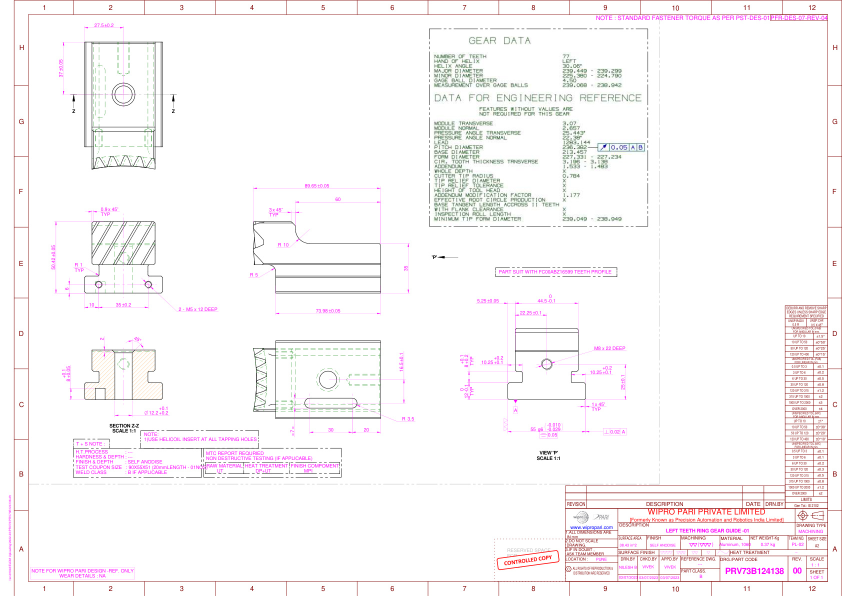
#> input picture a.jpg, 1684 x 1191 px (shown at 1/2 size)
$ python -i preprocessor.py   (imports and definitions only)
#> lines starting #> are read from the running program, lines starting #| are printed output that depends on the picture
### config.py
# config.py — Central Configuration v2.1
import os

# ══════════════════════════════════════
# DIRECTORIES
# ══════════════════════════════════════
BASE_DIR     = os.path.dirname(os.path.abspath(__file__))
UPLOAD_DIR   = os.path.join(BASE_DIR, "uploads")
IMAGE_DIR    = os.path.join(BASE_DIR, "images")
VERSION_DIR  = os.path.join(BASE_DIR, "versions")
REPORT_DIR   = os.path.join(BASE_DIR, "reports")
DATABASE_DIR = os.path.join(BASE_DIR, "database")
TEMP_DIR     = os.path.join(BASE_DIR, "temp")

for folder in [UPLOAD_DIR, IMAGE_DIR, VERSION_DIR,
               REPORT_DIR, DATABASE_DIR, TEMP_DIR]:
    os.makedirs(folder, exist_ok=True)

# ══════════════════════════════════════
# IMAGE SETTINGS
# ══════════════════════════════════════
IMAGE_DPI     = 220
TARGET_WIDTH  = 1920
TARGET_HEIGHT = 1440
TARGET_SIZE   = (TARGET_WIDTH, TARGET_HEIGHT)

# ══════════════════════════════════════
# PREPROCESSING
# ══════════════════════════════════════
CONTRAST_FACTOR = 1.5
NOISE_KERNEL    = (3, 3)
THRESHOLD_VALUE = 25

# ══════════════════════════════════════
# ROI — Drawing Area Only
# Excludes title block from comparison
# Right ~20% = title block (drawing no, rev, dates)
# Bottom ~22% = notes and title block
# ══════════════════════════════════════
ROI_X1_PCT = 0.01   # left start
ROI_X2_PCT = 0.80   # right end  (exclude title block)
ROI_Y1_PCT = 0.01   # top start
ROI_Y2_PCT = 0.78   # bottom end (exclude notes block)

# ══════════════════════════════════════
# OBJECT DETECTION
# ══════════════════════════════════════
MIN_CONTOUR_AREA  = 800
MAX_CONTOUR_AREA  = 900000
ORB_FEATURES      = 5000
GOOD_MATCH_RATIO  = 0.25

# ══════════════════════════════════════
# OBJECT MATCHING
# ══════════════════════════════════════
AREA_TOLERANCE          = 0.35
SHAPE_SIMILARITY_THRESH = 0.78
POSITION_IGNORE         = True

# ══════════════════════════════════════
# CHANGE DETECTION THRESHOLDS
# ══════════════════════════════════════
VERY_SIMILAR_THRESHOLD = 95
MODERATE_THRESHOLD     = 80

# ══════════════════════════════════════
# BALLOON DETECTION
# FIX: Lowered circularity to 0.72
# so imperfect callout circles with
# leader lines are correctly filtered
# Raised min radius to 14 to skip
# tiny line intersection artifacts
# ══════════════════════════════════════
BALLOON_MIN_RADIUS  = 14
BALLOON_MAX_RADIUS  = 55
BALLOON_CIRCULARITY = 0.72

# ══════════════════════════════════════
# DIMENSION DETECTION
# FIX: Raised DIM_LINE_MIN_LENGTH 30→70
# At 30px every scan artifact and short
# hatch line was counted as dimension
# Engineering dim lines are 50-80px min
# ══════════════════════════════════════
DIM_LINE_MIN_LENGTH = 70
DIM_TEXT_MARGIN     = 45

# ══════════════════════════════════════
# AI SETTINGS
# ══════════════════════════════════════
AI_MODEL    = "claude-sonnet-4-5"
AI_ENABLED  = True

# ══════════════════════════════════════
# REPORT SETTINGS
# ══════════════════════════════════════
REPORT_FORMAT = "jpg"
REPORT_DPI    = 150

# ══════════════════════════════════════
# SYSTEM INFO
# ══════════════════════════════════════
SYSTEM_NAME = "Engineering Drawing Comparison System"
VERSION     = "2.1.0"
COMPANY     = "Wipro Pari Private Limited"
AUTHOR      = "Trivim Internship"

# ══════════════════════════════════════
# TOOLS
# ══════════════════════════════════════
TESSERACT_CMD = r"C:\Program Files\Tesseract-OCR\tesseract.exe"
POPPLER_PATH  = r"C:\Users\Pranita\Downloads\Release-25.12.0-0\poppler-25.12.0\Library\bin"

# ══════════════════════════════════════
# VERSION SETTINGS
# ══════════════════════════════════════
VERSION_PREFIX = "v"

# ══════════════════════════════════════
# OCR SETTINGS
# ══════════════════════════════════════
OCR_LANGUAGE = "eng"
OCR_CONFIG   = "--psm 6"

print(f"{SYSTEM_NAME} v{VERSION}")
print(f"Company  : {COMPANY}")
print("Folders  : Ready [OK]")

### preprocessor.py
# preprocessor.py — v3.0
# Adaptive preprocessing that works on ANY diagram type:
# - Engineering drawings (CAD, blue/white, black/white)
# - Architectural drawings
# - Schematics and circuit diagrams
# - Scanned documents (yellowed, low contrast)
# - Photos of drawings (variable lighting)

import cv2
import numpy as np
from PIL import Image, ImageEnhance
import os
import logging
from config import (
    TARGET_SIZE, CONTRAST_FACTOR, IMAGE_DIR
)

logger = logging.getLogger(__name__)


class ImagePreprocessor:

    def __init__(self):
        logger.info("ImagePreprocessor v3.0 initialized")

    # ──────────────────────────────────────
    # LOAD
    # ──────────────────────────────────────
    def load_image(self, image_path):
        try:
            if not os.path.exists(image_path):
                logger.error(f"Image not found: {image_path}")
                return None
            img = cv2.imread(image_path)
            if img is None:
                logger.error(f"Cannot read: {image_path}")
                return None
            logger.info(f"Loaded: {os.path.basename(image_path)} {img.shape}")
            return img
        except Exception as e:
            logger.error(f"Load error: {e}")
            return None

    # ──────────────────────────────────────
    # RESIZE
    # ──────────────────────────────────────
    def resize(self, image, size=TARGET_SIZE):
        try:
            if image is None:
                return None
            return cv2.resize(image, size, interpolation=cv2.INTER_LANCZOS4)
        except Exception as e:
            logger.error(f"Resize error: {e}")
            return None

    # ──────────────────────────────────────
    # GRAYSCALE
    # ──────────────────────────────────────
    def to_grayscale(self, image):
        try:
            if image is None:
                return None
            if len(image.shape) == 2:
                return image
            return cv2.cvtColor(image, cv2.COLOR_BGR2GRAY)
        except Exception as e:
            logger.error(f"Grayscale error: {e}")
            return None

    # ──────────────────────────────────────
    # DETECT DIAGRAM TYPE
    # ──────────────────────────────────────
    def detect_diagram_type(self, gray):
        """
        Automatically detects what kind of diagram this is
        so preprocessing parameters can be tuned accordingly.

        Returns: "cad_white", "cad_dark", "scanned",
                 "photo", "blueprint", "unknown"
        """
        if gray is None:
            return "unknown"

        mean_val  = float(np.mean(gray))
        std_val   = float(np.std(gray))
        dark_pct  = float(np.sum(gray < 50)  / gray.size * 100)
        light_pct = float(np.sum(gray > 200) / gray.size * 100)

        # Blueprint: dark background, light lines
        if mean_val < 80 and light_pct < 30:
            return "blueprint"

        # CAD white: mostly white background, thin dark lines
        if light_pct > 70 and dark_pct < 10:
            return "cad_white"

        # Scanned: medium gray background, moderate contrast
        if 100 < mean_val < 180 and std_val < 60:
            return "scanned"

        # Photo: high variance, mixed tones
        if std_val > 70:
            return "photo"

        # CAD dark or unknown
        if mean_val < 120:
            return "cad_dark"

        return "cad_white"

    # ──────────────────────────────────────
    # ADAPTIVE CONTRAST ENHANCEMENT
    # ──────────────────────────────────────
    def enhance_contrast_adaptive(self, gray):
        """
        Adapts contrast enhancement to the diagram type.
        Uses CLAHE for scanned/photo, PIL enhance for CAD.
        This is the key fix for burn-out on light drawings
        and under-enhancement on dark ones.
        """
        if gray is None:
            return None

        dtype = self.detect_diagram_type(gray)
        logger.info(f"Diagram type detected: {dtype}")

        if dtype == "blueprint":
            # Invert so lines become dark, then CLAHE
            inv   = cv2.bitwise_not(gray)
            clahe = cv2.createCLAHE(clipLimit=2.0, tileGridSize=(8,8))
            return clahe.apply(inv)

        elif dtype == "scanned":
            # CLAHE works best for uneven scans
            clahe = cv2.createCLAHE(clipLimit=3.0, tileGridSize=(16,16))
            return clahe.apply(gray)

        elif dtype == "photo":
            # Strong CLAHE + normalize
            clahe   = cv2.createCLAHE(clipLimit=4.0, tileGridSize=(8,8))
            enhanced = clahe.apply(gray)
            return cv2.normalize(enhanced, None, 0, 255, cv2.NORM_MINMAX)

        elif dtype == "cad_white":
            # Mild enhancement — don't burn out
            pil_img  = Image.fromarray(gray)
            enhancer = ImageEnhance.Contrast(pil_img)
            enhanced = enhancer.enhance(1.3)   # was hardcoded 1.5
            return np.array(enhanced)

        else:
            # Default CLAHE
            clahe = cv2.createCLAHE(clipLimit=2.5, tileGridSize=(8,8))
            return clahe.apply(gray)

    # ──────────────────────────────────────
    # NOISE REMOVAL
    # ──────────────────────────────────────
    def remove_noise(self, image):
        """Light bilateral filter — preserves thin CAD lines."""
        try:
            if image is None:
                return None
            if len(image.shape) == 2:
                return cv2.bilateralFilter(
                    image, d=5, sigmaColor=35, sigmaSpace=35)
            b, g, r = cv2.split(image)
            b = cv2.bilateralFilter(b, 5, 35, 35)
            g = cv2.bilateralFilter(g, 5, 35, 35)
            r = cv2.bilateralFilter(r, 5, 35, 35)
            return cv2.merge([b, g, r])
        except Exception as e:
            logger.error(f"Noise removal error: {e}")
            return None

    # ──────────────────────────────────────
    # SHARPEN LINES
    # ──────────────────────────────────────
    def sharpen_lines(self, image):
        """Unsharp mask to restore thin stroke clarity after resize."""
        try:
            if image is None:
                return None
            gray  = self.to_grayscale(image) \
                if len(image.shape) == 3 else image
            blur  = cv2.GaussianBlur(gray, (0,0), sigmaX=1.2)
            sharp = cv2.addWeighted(gray, 1.4, blur, -0.4, 0)
            sharp = np.clip(sharp, 0, 255).astype(np.uint8)
            if len(image.shape) == 3:
                return cv2.cvtColor(sharp, cv2.COLOR_GRAY2BGR)
            return sharp
        except Exception as e:
            logger.error(f"Sharpen error: {e}")
            return image

    # ──────────────────────────────────────
    # NORMALIZE
    # ──────────────────────────────────────
    def normalize(self, image):
        try:
            if image is None:
                return None
            return cv2.normalize(image, None,
                                 alpha=0, beta=255,
                                 norm_type=cv2.NORM_MINMAX)
        except Exception as e:
            logger.error(f"Normalize error: {e}")
            return None

    # ──────────────────────────────────────
    # DESKEW
    # ──────────────────────────────────────
    def deskew(self, image):
        """Fix slightly tilted scanned drawings (up to ~5°)."""
        try:
            if image is None:
                return None
            gray  = self.to_grayscale(image)
            edges = cv2.Canny(gray, 50, 150, apertureSize=3)
            lines = cv2.HoughLines(edges, 1, np.pi/180, 200)
            if lines is None:
                return image
            angles = []
            for line in lines[:20]:
                rho, theta = line[0]
                angle = (theta * 180 / np.pi) - 90
                if abs(angle) < 45:
                    angles.append(angle)
            if not angles:
                return image
            median_angle = np.median(angles)
            if abs(median_angle) < 0.3:
                return image
            h, w   = image.shape[:2]
            center = (w//2, h//2)
            M      = cv2.getRotationMatrix2D(
                center, median_angle, 1.0)
            return cv2.warpAffine(
                image, M, (w, h),
                flags=cv2.INTER_LINEAR,
                borderMode=cv2.BORDER_REPLICATE)
        except Exception as e:
            logger.error(f"Deskew error: {e}")
            return image

    # ──────────────────────────────────────
    # AUTO BORDER CROP
    # ──────────────────────────────────────
    # [25 lines left out: function auto_crop_border, not called in this run]

    # ──────────────────────────────────────
    # FULL SINGLE-IMAGE PIPELINE
    # ──────────────────────────────────────
    def preprocess(self, image_path,
                   do_deskew=True,
                   do_denoise=True,
                   do_normalize=True):
        try:
            img = self.load_image(image_path)
            if img is None:
                return None
            img = self.resize(img)
            if do_deskew:
                img = self.deskew(img)
            if do_denoise:
                img = self.remove_noise(img)
            img = self.to_grayscale(img)
            if img is None:
                return None
            img = self.enhance_contrast_adaptive(img)
            img = self.sharpen_lines(img)
            if do_normalize:
                img = self.normalize(img)
            logger.info(f"Preprocessed: {os.path.basename(image_path)}")
            return img
        except Exception as e:
            logger.error(f"Preprocessing failed: {e}")
            return None

    # ──────────────────────────────────────
    # PAIR PIPELINE
    # ──────────────────────────────────────
    # [79 lines left out: function preprocess_pair, not called in this run]

>>> result = ImagePreprocessor().preprocess('a.jpg')
#> in load_image, img is the input picture: shape (1191, 1684, 3); mean B, G, R 247.9, 246.7, 249.7
#> in resize, `return cv2.resize(image, size, interpolation=cv2.INTER_LANCZOS4)`:
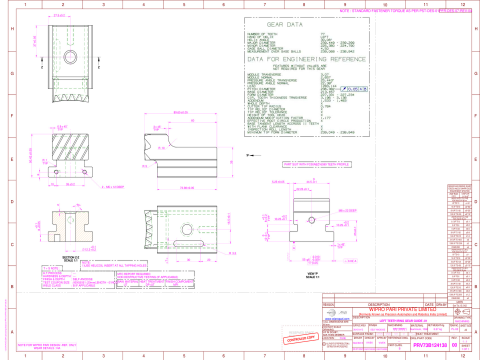
#> returned value: shape (1440, 1920, 3) (shown at 1/4 size); mean of channels 0, 1, 2 247.4, 246.1, 249.4; drawn as B, G, R
#> in to_grayscale, `return cv2.cvtColor(image, cv2.COLOR_BGR2GRAY)`:
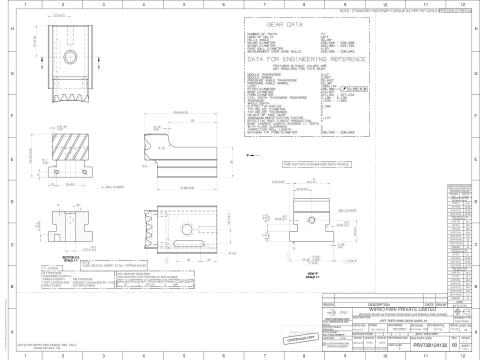
#> returned value: shape (1440, 1920) (shown at 1/4 size); min 0, max 255, mean 247.2
#> in deskew, `edges = cv2.Canny(gray, 50, 150, apertureSize=3)`:
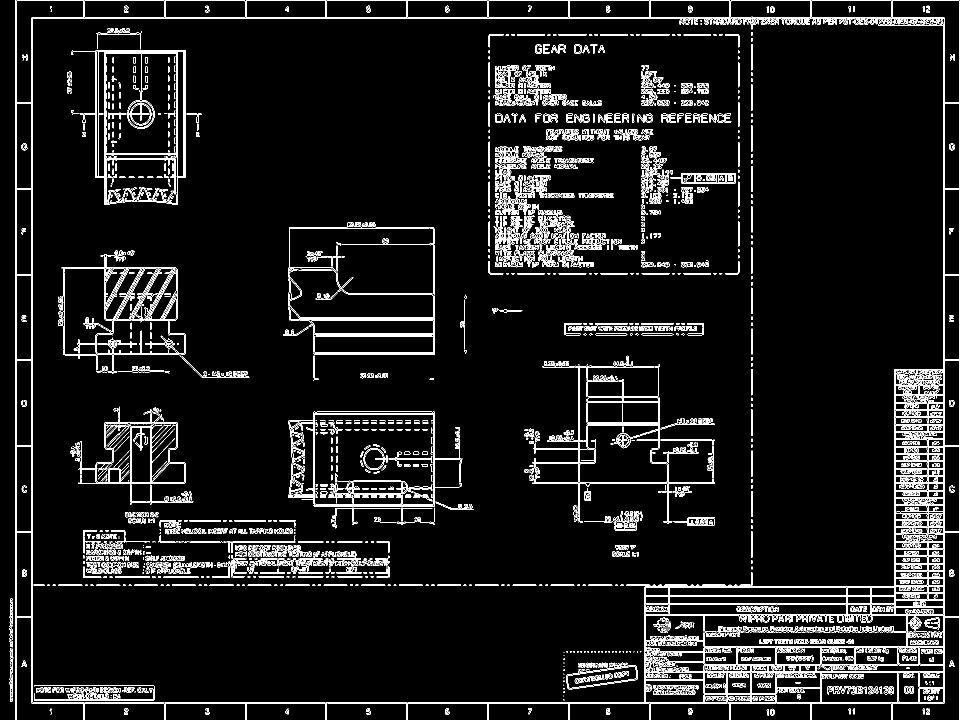
#> edges: shape (1440, 1920) (shown at 1/2 size); 6.1% white in thin lines or dots
#> in deskew, `lines = cv2.HoughLines(edges, 1, np.pi/180, 200)`: lines = 2006 rows, first 8: [1, 1.57], [34, 1.57], [1404, 1.57], [36, 1.57], [31, 0], [33, 0], [1918, 0], [65, 0]
#> the loop in deskew, `for line in lines[:20]:` made 20 passes
#> (rho, theta, angle) on passes 1 to 8: (1, 1.57, 2.5e-06), (34, 1.57, 2.5e-06), (1404, 1.57, 2.5e-06), (36, 1.57, 2.5e-06), (31, 0, -90), (33, 0, -90), (1918, 0, -90), (65, 0, -90)
#> after the loop in deskew, `for line in lines[:20]:`: angles = [2.5e-06, 2.5e-06, 2.5e-06, 2.5e-06, 2.5e-06, 2.5e-06, 2.5e-06, 2.5e-06, 2.5e-06, 2.5e-06, 2.5e-06]
#> in deskew, `median_angle = np.median(angles)`: median_angle = 2.5e-06
#> in remove_noise, `b, g, r = cv2.split(image)`:
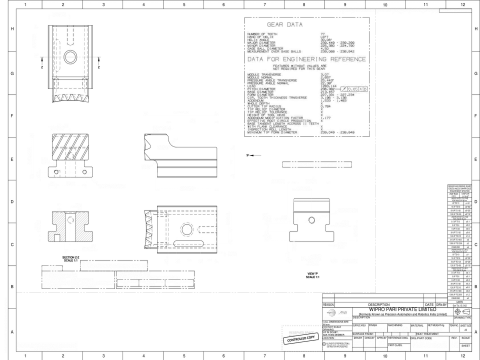
#> b: shape (1440, 1920) (shown at 1/4 size); min 0, max 255, mean 247.4
#> in remove_noise, `b, g, r = cv2.split(image)`:
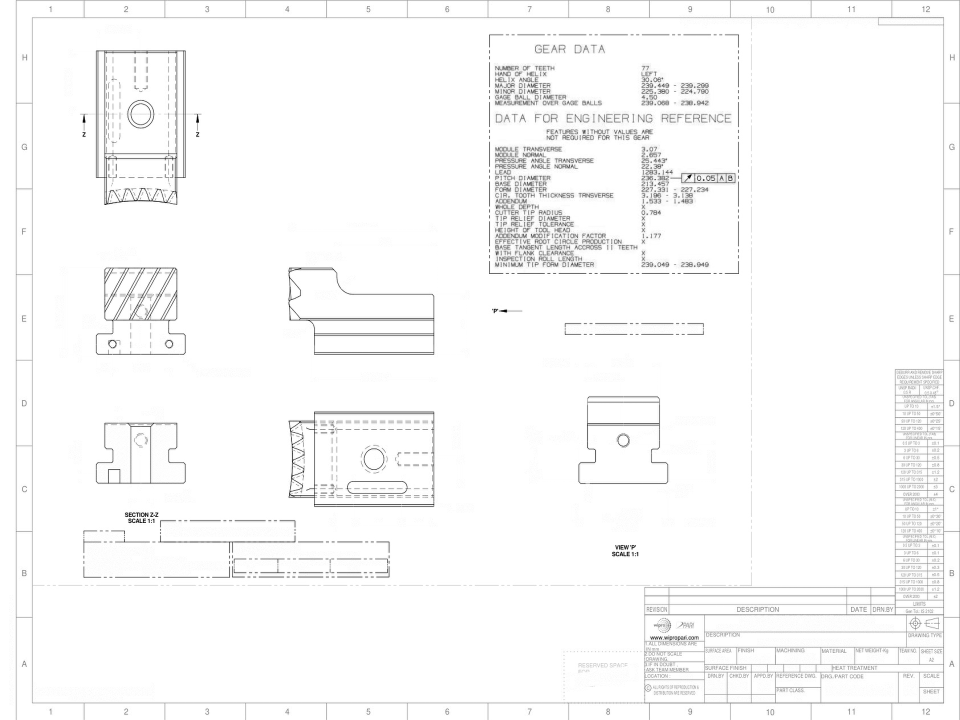
#> r: shape (1440, 1920) (shown at 1/2 size); min 0, max 255, mean 249.4
#> in detect_diagram_type, `mean_val  = float(np.mean(gray))`: mean_val = 246.5
#> in detect_diagram_type, `std_val   = float(np.std(gray))`: std_val = 26.22
#> in detect_diagram_type, `dark_pct  = float(np.sum(gray < 50)  / gray.size * 100)`: dark_pct = 0.082
#> in detect_diagram_type, `light_pct = float(np.sum(gray > 200) / gray.size * 100)`: light_pct = 94.76
#> in enhance_contrast_adaptive, `dtype = self.detect_diagram_type(gray)`: dtype = 'cad_white'

$ run again, on b.jpg
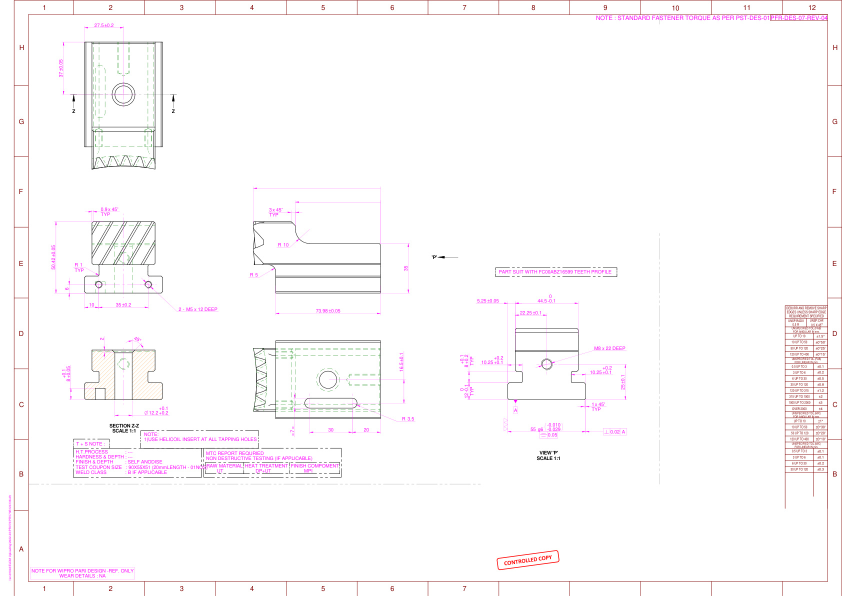
#> input picture b.jpg, 1684 x 1191 px (shown at 1/2 size)
#> in load_image, img is the input picture: shape (1191, 1684, 3); mean B, G, R 251.1, 249.9, 252.2
#> in deskew, `edges = cv2.Canny(gray, 50, 150, apertureSize=3)`:
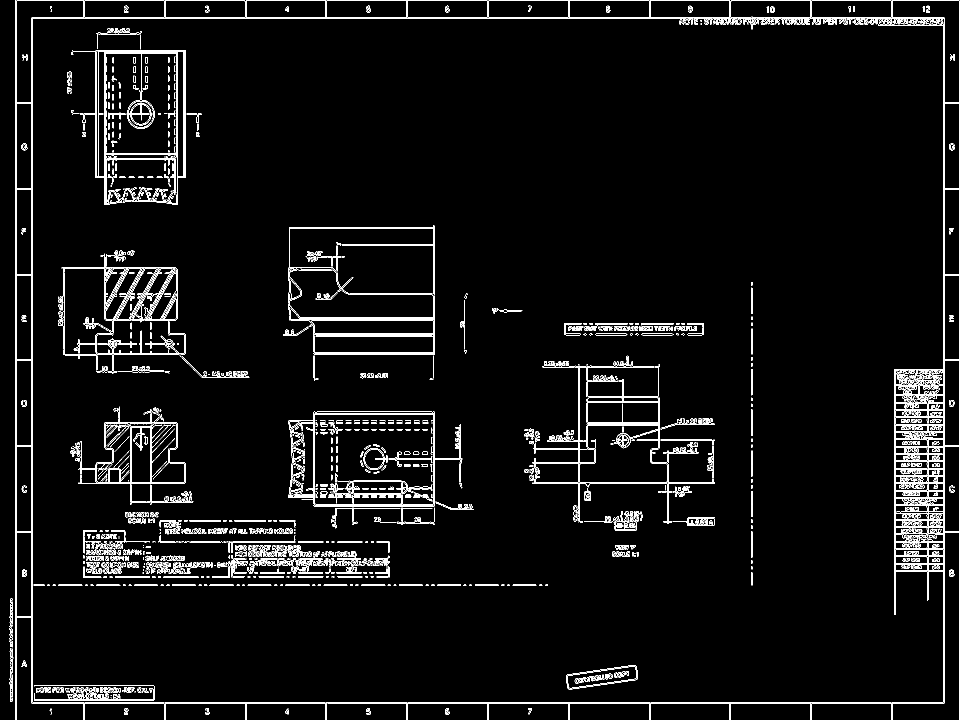
#> edges: shape (1440, 1920) (shown at 1/2 size); 3.9% white in thin lines or dots
#> lines = 386 rows, first 8: [1, 1.57], [34, 1.57], [1404, 1.57], [1406, 1.57], [36, 1.57], [31, 0], [33, 0], [1918, 0]
#> the loop in deskew, `for line in lines[:20]:` made 20 passes
#> (rho, theta, angle) on passes 1 to 8: (1, 1.57, 2.5e-06), (34, 1.57, 2.5e-06), (1404, 1.57, 2.5e-06), (1406, 1.57, 2.5e-06), (36, 1.57, 2.5e-06), (31, 0, -90), (33, 0, -90), (1918, 0, -90)
#> after the loop in deskew, `for line in lines[:20]:`: angles = [2.5e-06, 2.5e-06, 2.5e-06, 2.5e-06, 2.5e-06, 2.5e-06, 2.5e-06, 2.5e-06, 2.5e-06, 2.5e-06]
#> median_angle = 2.5e-06
#> in remove_noise, `b, g, r = cv2.split(image)`:
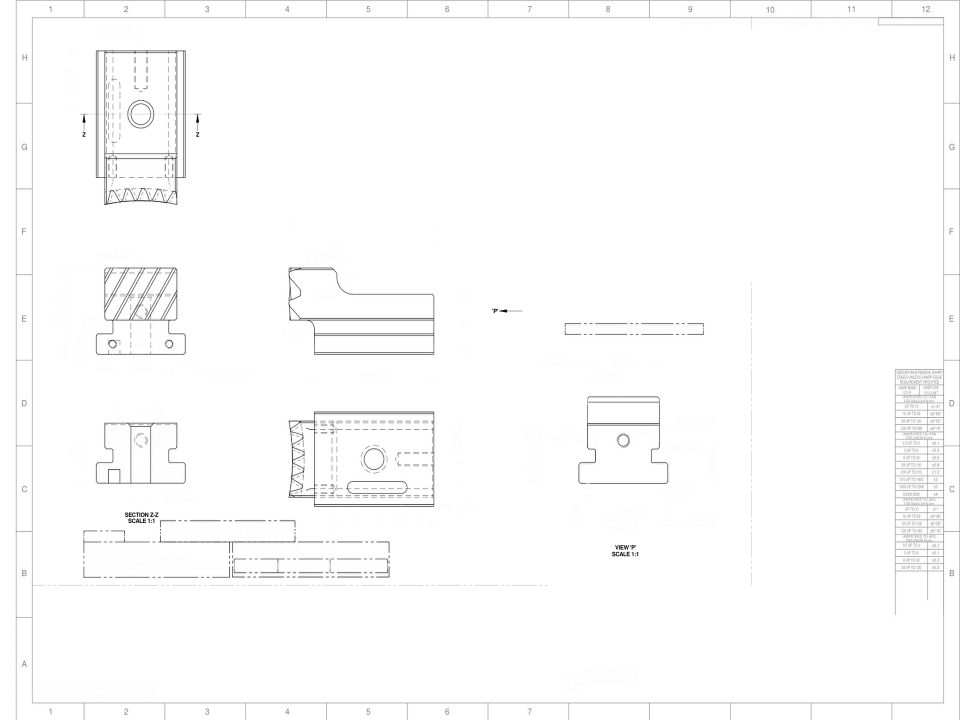
#> r: shape (1440, 1920) (shown at 1/2 size); min 0, max 255, mean 251.9
#> mean_val = 249.5
#> std_val = 21.14
#> dark_pct = 0.0737
#> light_pct = 96.97
#> dtype = 'cad_white'
